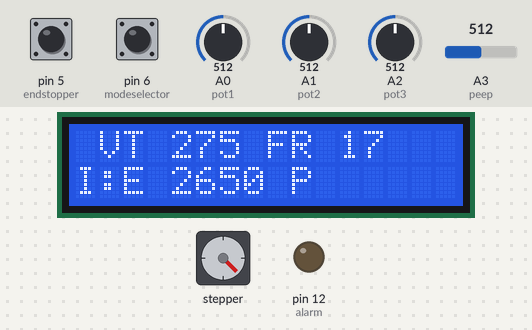
Bench run of a sketch on a simulated Arduino Uno, built with avr-gcc and run on an emulated ATmega328P. On the bench: stepper motor, 16×2 character LCD, output pins drawn as LEDs (lit = HIGH). Wiring (inferred from the names in the program): stepper motor driver (200 steps per turn assumed): step pin 3; direction pin 2. The inputs (shaded band) are chosen by the test bench; at power-on: pin 6 (modeselector) HIGH, A2 (pot3) = 512, A0 (pot1) = 512, A3 (peep) = 512, pin 5 (endstopper) HIGH, A1 (pot2) = 512. Pins used as bus, display or sensor lines are not drawn; what the sketch prints to the serial monitor is not drawn.

Above: at 1.2 s.
1.3 s: pin 6 (modeselector) pulled LOW for 1 s
At 1.71 s:
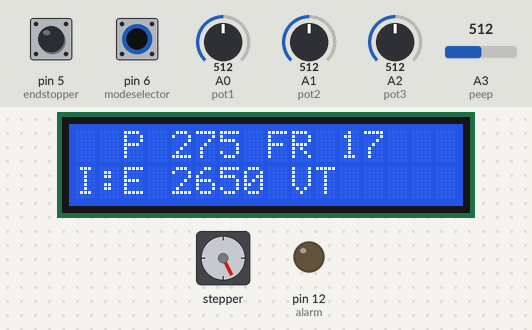
At 2.32 s:
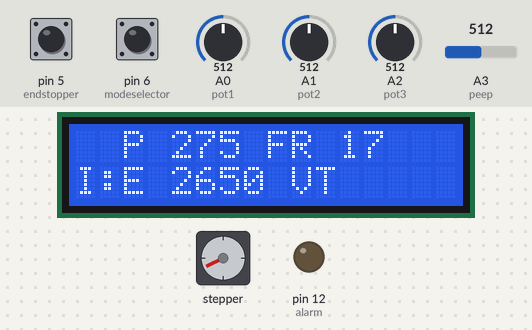
2.9 s: A2 (pot3) set to 992
4.7 s: pin 6 (modeselector) pulled LOW for 3.2 s
At 7.89 s:
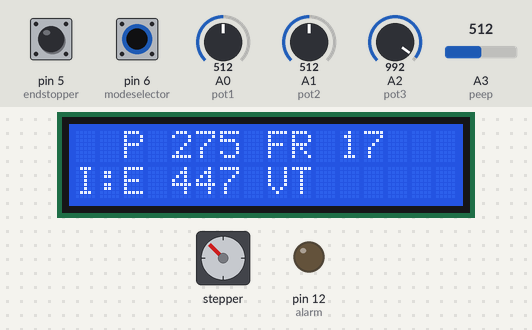
8.5 s: A0 (pot1) set to 90
10.0 s: A2 (pot3) set to 90
At 11.5 s:
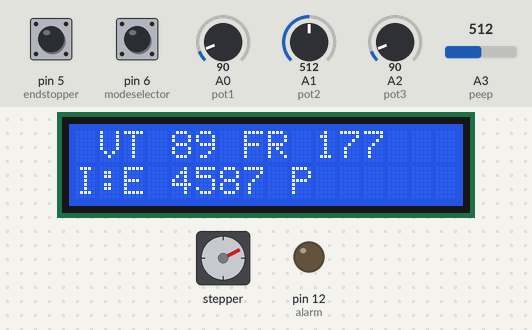
11.6 s: A3 (peep) set to 20
Timing chart, 0 to 15.6 s (numbered marks = the images above; inputs shaded):
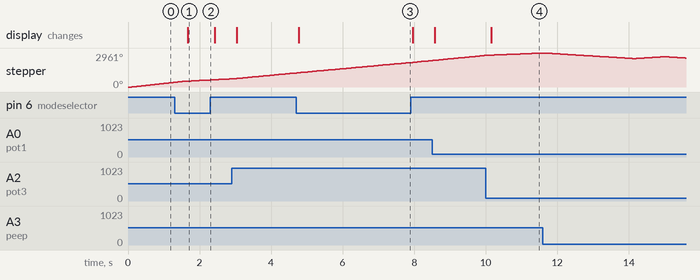

The sketch:

corovalve_v1.ino
```cpp
// LIBRARIES //
#define dirPin 2
#define stepPin 3
#include <LiquidCrystal_I2C.h>
LiquidCrystal_I2C lcd(0x27, 16, 2);

const int endstopper = 5; // Pin del endstopper
const int modeselector = 6; // Pin del selector de modo Volumen / Presion
int modeselectorState = 0; // Estado del modo

//ANALOGS//
const int pot1 = A0;
const int pot2 = A1;
const int pot3 = A2;
int peep = A3;
//A4 - LCD Screen SDA
//A5 - LCD Screen SCL

//DIGITALS//

int valuepot1 = 0; // Tidal Volume (Liters)
int valuepot2 = 0; // Breaths per minute
int valuepot3 = 0; // Speed

// PROTOTYPE ADJUSTS //
#define stepsPerRevolution 1  // change this to fit the number of steps per revolution

// INITIAL VARIABLES  //
int volumeMin = 50; //Initial air volume per cicle
int volumeMax = 500;
float actualVolume = 0;

int ciclesMin = 4; // MIN Cicles per minute
int ciclesMax = 30; // MAX Cicles per minute
float actualCicles = 0;

float speedMin = 5000; // MIN motor Speed (More is slower)
float speedMax = 300; // MAX motor Speed (Less is more fast)
float actualSpeed = 0;

float peepAdjustMin = 0;
float peepAdjustMax = 100;
float actualpeep = 0;
float valuepeep = 0;
int TresholdPeep = 30; // Treshold peep
int peep_min = 5; // Value of pressure min to PEEP procedure
int presure_max = 50; // Security value to stop pressing
int peepPresure = 10; // Variable to press the peep


// OTHERS //
// Buttons
String impresion = "";
const int alarm = 12;


int state = 0;
int stepCount = 0; // number of steps the motor has taken
int startState = 0; //Define the state, 1: start 0: stop to prepare the variables before starting
unsigned long currentMillis = 0;    // stores the value of millis() in each iteration of loop()
unsigned long lastMillis = 0;    // stores the value of millis() in each iteration of loop()
float delaynow = 0;
int pressureValue = 0; // Keep the pressure value
int endstopperValue = 0;

float loops = 10;
int maxup = 30; //Max up the Z

void setup() {
  Serial.begin(9600);
  pinMode(stepPin, OUTPUT);
  pinMode(dirPin, OUTPUT);
  pinMode(endstopper, INPUT);
  pinMode(alarm, OUTPUT);
  pinMode(modeselector, INPUT);

  lcd.init();
  lcd.backlight();
  lcd.clear();

  currentMillis = millis();
  lastMillis = millis();
}

void loop() {

  checkVariables();
  checkPeep();

  currentMillis = millis();   // capture the latest value of millis()
  Serial.println(state);

  switch (state) {
    case 0: // Standby
      ////  WAIT FOR NEXT CYCLE  ////
      //delaynow = (60000/cicles)-(cicles*2*(speedServo*volume)); // REPASAR

      if ( lastMillis - currentMillis >= (60000 / actualCicles)) {
        lastMillis = currentMillis;
        state = 1;
      } else {
        Serial.println("Waiting");
        checkPeep();
        if (valuepeep >= TresholdPeep) {
          state = 3;
          break;
        }
        state = 0;
        break;
      }


    case 1: // Motor down
      digitalWrite(dirPin, HIGH); // Set the spinning direction clockwise:
      for (int i = 0; i < ((stepsPerRevolution)*actualVolume) ; i++) { //Divides el Stepsperrevolution por la J que son las veces que quieres revisar las variables.
        // Move the motor
        digitalWrite(stepPin, HIGH);
        delayMicroseconds(actualSpeed);
        digitalWrite(stepPin, LOW);
        delayMicroseconds(actualSpeed);
      }
      state = 2;
      break;


    case 2: // Motor up+
      //for (int i = 0; (i < actualVolume) && (endstopperValue == LOW)); i++) {

      Serial.print("State2");
      digitalWrite(dirPin, LOW);
      state = 0; // Next state

      for (int j = 0; j < maxup; j++) { //Numero de veces que revisas las variables mientras corre el motor
        checkPeep();
        if (valuepeep >= TresholdPeep) {
          state = 3;
          break;
        }
        endstopperValue = digitalRead(endstopper);
        if (endstopperValue == 0) { // Para si toca el stopper
          state = 0;
          break;
        }
        for (int i = 0; i < ((stepsPerRevolution)*actualVolume) / loops; i++) {
          digitalWrite(stepPin, HIGH);
          delayMicroseconds(actualSpeed);
          digitalWrite(stepPin, LOW);
          delayMicroseconds(actualSpeed);
        }
      }
      break;

    case 3: // PEEP
      Serial.print("PEEP MODE");
      digitalWrite(dirPin, HIGH); // Set the spinning direction clockwise:

      for (int i = 0; i < ((stepsPerRevolution)*peepPresure) ; i++) { //Divides el Stepsperrevolution por la J que son las veces que quieres revisar las variables.
        // Move the motor
        digitalWrite(stepPin, HIGH);
        delayMicroseconds(actualSpeed);
        digitalWrite(stepPin, LOW);
        delayMicroseconds(actualSpeed);
      }
      state = 2;
      break;

    case 4: // PAUSED
      delay(20);
      break;
  }
}

void checkVariables() {


  modeselectorState  = digitalRead(modeselector);

  // Read the value of 3 parameters
  valuepot1 = analogRead(pot1); // Volumen - Presion
  valuepot2 = analogRead(pot2); // Ciclos
  valuepot3 = analogRead(pot3); // Velocidad
  endstopperValue = digitalRead(endstopper);


  actualVolume = map(valuepot1, 0, 1024, volumeMin, volumeMax);
  actualCicles = map(valuepot2, 0, 1024, ciclesMin, ciclesMax);
  actualSpeed = map(valuepot3, 0, 1024, speedMin, speedMax);

Serial.print("Valor:");
Serial.println(actualCicles);

  lcd.setCursor(0, 0);
  int actualVolumePrint = (int) actualVolume;
  int actualCiclesPrint = (int) actualCicles;
  int actualSpeedPrint = (int) actualSpeed;

  if (modeselectorState == 0) { //Si esta selecionado el modo presion
    impresion = ("  P " + String(actualVolumePrint) + " FR "  +  String(actualCiclesPrint));
  } else {
    impresion = (" VT " + String(actualVolumePrint) + " FR "  +  String(actualCiclesPrint));
  }

  //Serial.print(impresion);
  lcd.print(impresion);
  lcd.setCursor (0, 1);

  if (modeselectorState == 0) {//Si esta selecionado el modo presion
    impresion = ("I:E " + String(actualSpeedPrint) + " VT  ");
  } else {
    impresion = ("I:E " + String(actualSpeedPrint) + " P  ");
  }

  //Serial.print(impresion);
  lcd.print(impresion);
  lcd.display();

 // Serial.print("  Endstopper: ");
 // Serial.print(endstopperValue);

}

void checkPeep() {
  valuepeep = analogRead(peep);
  //Serial.print(" Peep: ");
 // Serial.println(valuepeep);

}
//actualpeep = map(valuepeep, 0, 1000, peepAdjustMin, peepAdjustMax);
```

Measured:
- after the input at 1.3 s, the display: changes after 0.36 s (image 1)
- after the input at 4.7 s, the display: changes after 0.07 s (image 3)
- after the input at 10.0 s, the display: changes after 0.15 s (image 4)
